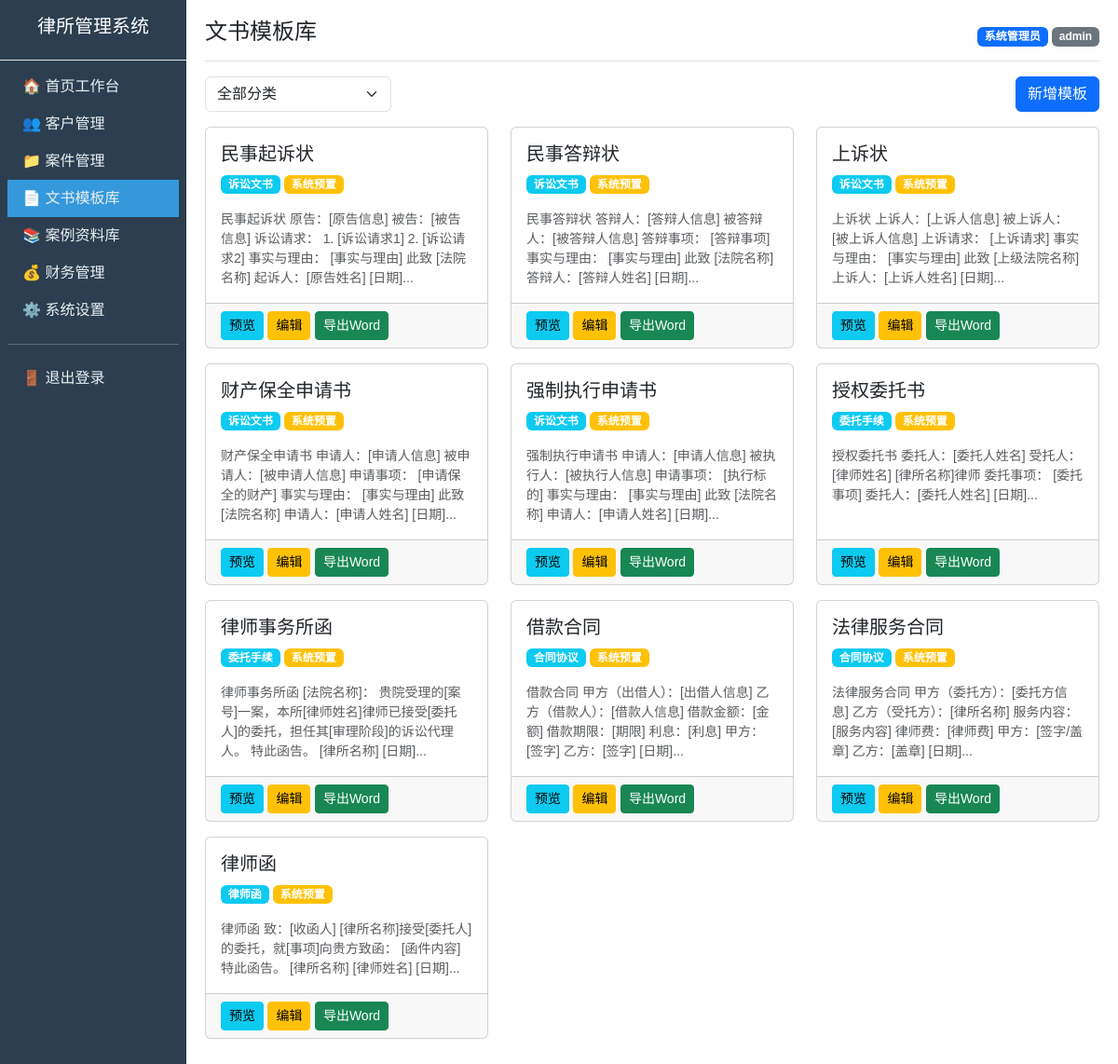
Page /document/list (signed in) on the committed database.
### models.py (models this page shows)
class DocumentTemplate(db.Model):
    __tablename__ = "document_template"
    id = db.Column(db.Integer, primary_key=True, autoincrement=True)
    title = db.Column(db.String(128))  # 模板名称
    type = db.Column(db.String(32))  # 分类
    content = db.Column(db.Text)  # 富文本内容
    is_system = db.Column(db.Integer, default=1)  # 1系统预置 0自定义
    create_uid = db.Column(db.Integer, db.ForeignKey("sys_user.id"))  # 创建人ID
    create_time = db.Column(db.DateTime, default=datetime.now)

### app.py (the view)
@app.route('/document/list')
def document_list():
    doc_type = request.args.get('type', '')
    query = DocumentTemplate.query
    if doc_type:
        query = query.filter_by(type=doc_type)
    docs = query.all()
    return render_template('document/list.html', docs=docs, doc_type=doc_type)

### app.py (called while the page is built)
@app.before_request
def login_required():
    allowed_paths = ['/login', '/static/']
    if request.path in allowed_paths or request.path.startswith('/static'):
        return None
    if 'user_id' not in session:
        return redirect(url_for('login'))
    return None

### templates/document/list.html (shortened to what this page needs)
{% extends "base.html" %}
{% block page_title %}文书模板库{% endblock %}
{% block content %}
<div class="d-flex justify-content-between align-items-center mb-3">
    <div class="d-flex">
        <select class="form-select me-2" style="width:200px;" onchange="location.href='/document/list?type='+this.value">
            <option value="">全部分类</option>
        </select>
    </div>
    <div>
        {% if session.role == 'admin' or session.role == 'lawyer' %}
        <a href="/document/add" class="btn btn-primary">新增模板</a>
        {% endif %}
    </div>
</div>
<div class="row">
    {% for doc in docs %}
    <div class="col-md-4 mb-3">
        <div class="card h-100">
            <div class="card-body">
                <h5 class="card-title">{{ doc.title }}</h5>
                <p class="card-text">
                    <span class="badge bg-info">{{ doc.type }}</span>
                    {% if doc.is_system == 1 %}
                    <span class="badge bg-warning">系统预置</span>
                    {% else %}
                    <span class="badge bg-secondary">自定义</span>
                    {% endif %}
                </p>
                <p class="card-text text-muted small">{{ doc.content[:100] }}...</p>
            </div>
            <div class="card-footer">
                <a href="/document/preview/{{ doc.id }}" class="btn btn-sm btn-info">预览</a>
                <a href="/document/edit/{{ doc.id }}" class="btn btn-sm btn-warning">编辑</a>
                <a href="/document/export/{{ doc.id }}" class="btn btn-sm btn-success">导出Word</a>
            </div>
        </div>
    </div>
    {% else %}
    <div class="col-12">
        <p class="text-center text-muted">暂无文书模板</p>
    </div>
    {% endfor %}
</div>
{% endblock %}

### templates/base.html (style rules this page uses)
body { font-family: "Microsoft YaHei", sans-serif; }

### rows in the picture
DocumentTemplate: title "民事起诉状", type "诉讼文书", is_system "系统预置", content "民事起诉状 原告：[原告信息] 被告：[被告信息] 诉讼请求： 1. [诉讼请求1] 2. [诉讼请求2] 事实与理由： [事实与理由] 此致 [法院名称] 起诉人：[原告姓名] [日期]"
DocumentTemplate: title "民事答辩状", type "诉讼文书", is_system "系统预置", content "民事答辩状 答辩人：[答辩人信息] 被答辩人：[被答辩人信息] 答辩事项： [答辩事项] 事实与理由： [事实与理由] 此致 [法院名称] 答辩人：[答辩人姓名] [日期]"
DocumentTemplate: title "上诉状", type "诉讼文书", is_system "系统预置", content "上诉状 上诉人：[上诉人信息] 被上诉人：[被上诉人信息] 上诉请求： [上诉请求] 事实与理由： [事实与理由] 此致 [上级法院名称] 上诉人：[上诉人姓名] [日期]"
DocumentTemplate: title "财产保全申请书", type "诉讼文书", is_system "系统预置", content "财产保全申请书 申请人：[申请人信息] 被申请人：[被申请人信息] 申请事项： [申请保全的财产] 事实与理由： [事实与理由] 此致 [法院名称] 申请人：[申请人姓名] [日期]"
DocumentTemplate: title "强制执行申请书", type "诉讼文书", is_system "系统预置", content "强制执行申请书 申请人：[申请人信息] 被执行人：[被执行人信息] 申请事项： [执行标的] 事实与理由： [事实与理由] 此致 [法院名称] 申请人：[申请人姓名] [日期]"
DocumentTemplate: title "授权委托书", type "委托手续", is_system "系统预置", content "授权委托书 委托人：[委托人姓名] 受托人：[律师姓名] [律所名称]律师 委托事项： [委托事项] 委托人：[委托人姓名] [日期]"
DocumentTemplate: title "律师事务所函", type "委托手续", is_system "系统预置", content "律师事务所函 [法院名称]： 贵院受理的[案号]一案，本所[律师姓名]律师已接受[委托人]的委托，担任其[审理阶段]的诉讼代理人。 特此函告。 [律所名称] [日期]"
DocumentTemplate: title "借款合同", type "合同协议", is_system "系统预置", content "借款合同 甲方（出借人）：[出借人信息] 乙方（借款人）：[借款人信息] 借款金额：[金额] 借款期限：[期限] 利息：[利息] 甲方：[签字] 乙方：[签字] [日期]"
DocumentTemplate: title "法律服务合同", type "合同协议", is_system "系统预置", content "法律服务合同 甲方（委托方）：[委托方信息] 乙方（受托方）：[律所名称] 服务内容：[服务内容] 律师费：[律师费] 甲方：[签字/盖章] 乙方：[盖章] [日期]"
DocumentTemplate: title "律师函", type "律师函", is_system "系统预置", content "律师函 致：[收函人] [律所名称]接受[委托人]的委托，就[事项]向贵方致函： [函件内容] 特此函告。 [律所名称] [律师姓名] [日期]"

### other values in the picture
{{ session.real_name }} "系统管理员"
{{ session.role }} "admin"
